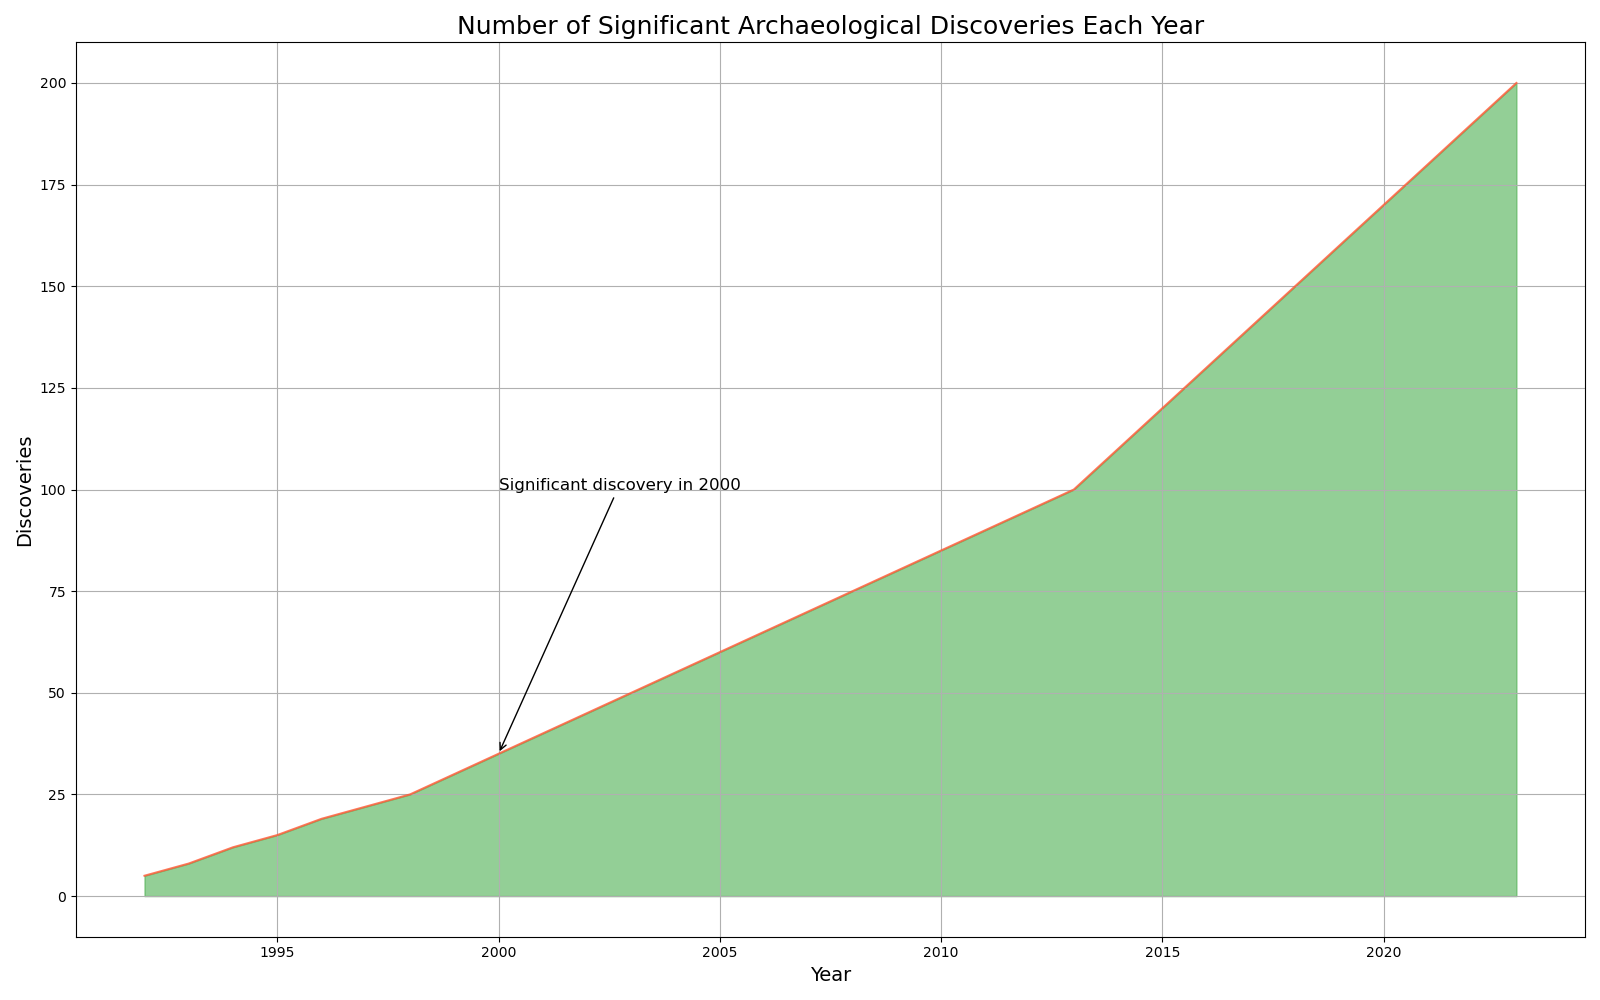

This figure's Python source:

import matplotlib.pyplot as plt
import pandas as pd

data = {
    'Year': [1992, 1993, 1994, 1995, 1996, 1997, 1998, 1999, 2000, 2001, 2002, 2003, 2004, 2005, 
             2006, 2007, 2008, 2009, 2010, 2011, 2012, 2013, 2014, 2015, 2016, 2017, 2018, 2019, 
             2020, 2021, 2022, 2023],
    'Discoveries': [5, 8, 12, 15, 19, 22, 25, 30, 35, 40, 45, 50, 55, 60, 65, 70, 75, 80, 85, 90, 
                    95, 100, 110, 120, 130, 140, 150, 160, 170, 180, 190, 200]
}

df = pd.DataFrame(data)

plt.figure(figsize=(16, 10))
plt.fill_between(df['Year'], df['Discoveries'], color='#4CAF50', alpha=0.6)
plt.plot(df['Year'], df['Discoveries'], color='#FF5733', alpha=0.8)

plt.title('Number of Significant Archaeological Discoveries Each Year', fontsize=18)
plt.xlabel('Year', fontsize=14)
plt.ylabel('Discoveries', fontsize=14)
plt.annotate('Significant discovery in 2000', xy=(2000, 35), xytext=(2000, 100),
             arrowprops=dict(facecolor='black', arrowstyle='->'),
             fontsize=12, color='black')

plt.grid(True)
plt.tight_layout()
plt.show()
